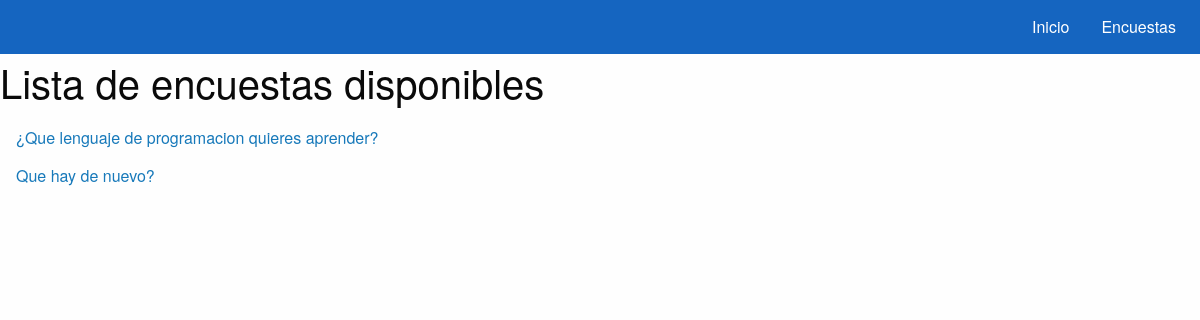
The page /polls/list/ on the database as committed earlier.
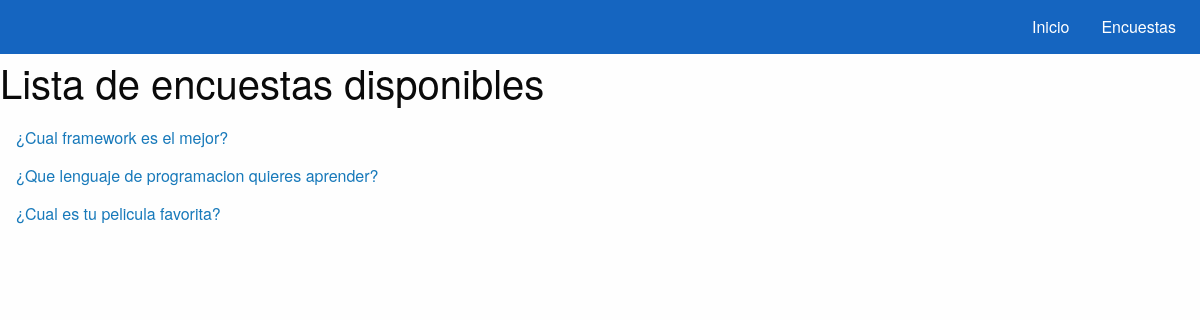
The same page on the database as committed later.
### polls/models.py (models this page shows, shortened)
class Question(models.Model):
    question_text = models.CharField(max_length=200)
    pub_date = models.DateTimeField('fecha de publicacion')
    def was_published_recently(self):
        now = timezone.now()
        return now - datetime.timedelta(days=1) <= self.pub_date <= now
    was_published_recently.admin_order_field = 'pub_date'
    was_published_recently.boolean = True
    was_published_recently.short_description = 'Publicado recientemente'

### polls/views.py (the view)
class ListPollsView(generic.ListView):
    template_name = 'list.html'
    context_object_name = 'latest_question_list'
    def get_queryset(self):
        return Question.objects.filter(pub_date__lte=timezone.now()).order_by('-pub_date')[:5]

### polls/templates/list.html
{% extends 'base.html' %}
{%  block section %}
    <h2>Lista de encuestas disponibles</h2>
    {%  if latest_question_list %}
    <ul class="vertical menu">
        {% for question in latest_question_list %}
        <li><a href="{% url 'polls:detail' question.id %}">{{ question.question_text }} </a></li>
        {% endfor %}
    </ul>
    {% else %}
        <p>No hay encuestas disponibles.</p>
    {% endif %}
{%  endblock %}

### polls/templates/base.html (shortened to what this page needs)
{% load static %}
<!DOCTYPE html>
<html>
    <head>
        <link rel="stylesheet" href="{% static 'polls/css/foundation.css' %}"/>
        <link rel="stylesheet" href="{% static 'polls/css/app.css' %}"/>
    </head>
    <body>
        <header>
            <div class="top-bar">
                <div class="top-bar-right">
                    <ul class="menu">
                        <li><a href="{% url 'polls:index' %}">Inicio</a></li>
                        <li><a href="{% url 'polls:list' %}">Encuestas</a></li>
                    </ul>
                </div>
            </div>
        </header>
        <div class="section">
                {% block section %}
                {% endblock %}
        </div>
    </body>
</html>

### polls/static/polls/css/app.css (style rules this page uses)
.top-bar { background-color: #1565C0; }
.top-bar ul { background-color: #1565C0; font-color: #FFFFFF; }
.top-bar a { color: #FFFFFF; font-stretch: condensed; }

Rows that differ between the two databases and show on the page:
removed Question: question_text "Que hay de nuevo?"
added Question: question_text "¿Cual framework es el mejor?"
added Question: question_text "¿Cual es tu pelicula favorita?"
